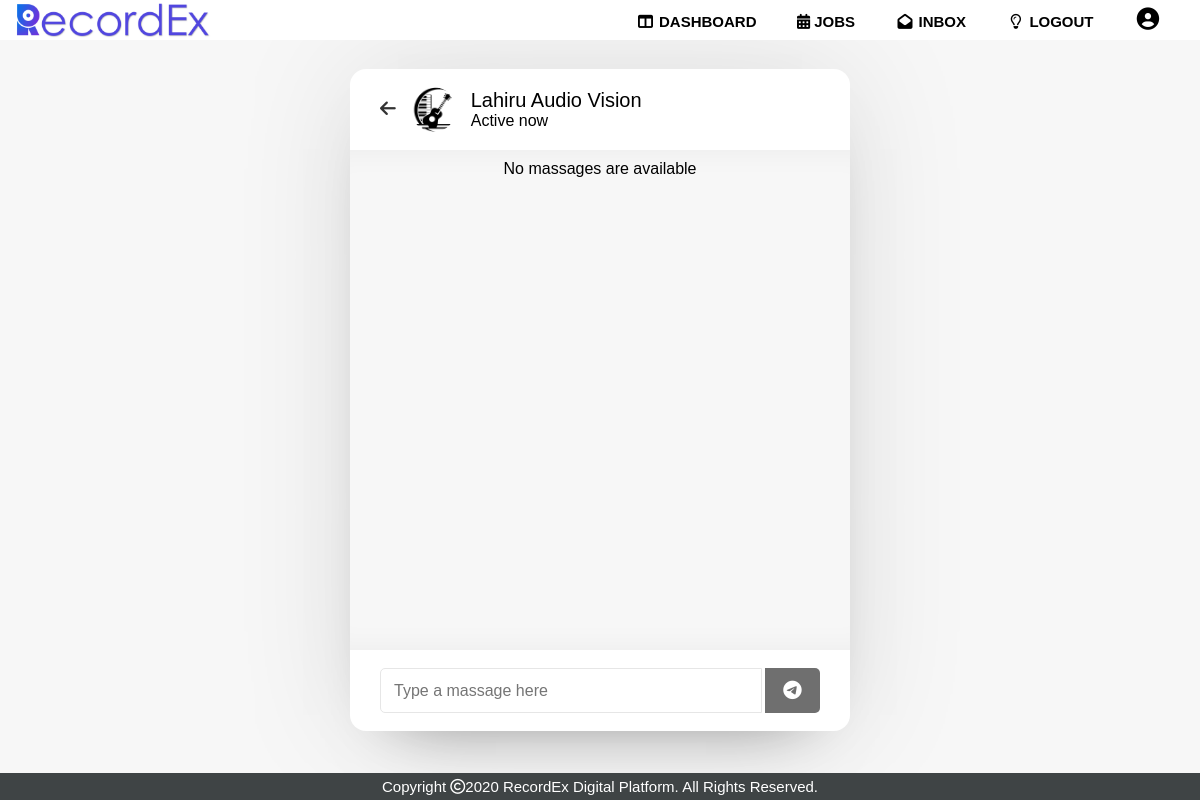
Page /view/customer/cust_chat.php?studio_id=36 (signed in) on the committed database.
### tables this page shows
CREATE TABLE `studio` (
  `studio_id` int(5) NOT NULL,
  `studio_name` varchar(100) NOT NULL,
  `s_address_line1` varchar(100) NOT NULL,
  `s_address_line2` varchar(100) NOT NULL,
  `s_city` varchar(100) NOT NULL,
  `distric` varchar(100) NOT NULL,
  `postalcode` varchar(100) NOT NULL,
  `s_email` varchar(100) NOT NULL,
  `password` varchar(200) NOT NULL,
  `s_tele_no` int(20) NOT NULL,
  `paypal` varchar(100) NOT NULL,
  `owner_id` int(100) NOT NULL,
  `profile` varchar(500) NOT NULL,
  `cover` varchar(500) NOT NULL,
  `description` text NOT NULL,
  `latitude` varchar(50) NOT NULL,
  `longitude` varchar(50) NOT NULL,
  `verified` tinyint(4) NOT NULL DEFAULT 0,
  `email_verified` tinyint(1) NOT NULL DEFAULT 0,
  `owner_verified` tinyint(1) NOT NULL DEFAULT 0,
  `blocked` int(1) NOT NULL DEFAULT 0,
  `status` varchar(10) NOT NULL DEFAULT 'Active now'
);

### view/customer/cust_chat.php (the view, shortened to what this page needs)
<?php
require_once('../../inc/connection.php');
if($_GET['studio_id']){
    $studio_id= $_GET['studio_id'];
}
?>
<!DOCTYPE html>
<html lang="en">
<head>
	<link rel="stylesheet"  href="../../css/inbox.css">
    <link rel="stylesheet" href="https://cdnjs.cloudflare.com/ajax/libs/font-awesome/5.15.2/css/all.min.css"/>
</head>
<?php require_once('../../inc/cust_dash_navbar.php');?>
<div class="myclass">
	<div class="wrapper">
		<section class="chat-area">
			<header>
                    <?php
                        $query1="SELECT * FROM studio WHERE studio_id = $studio_id";
                        $result_set1=mysqli_query($connection,$query1);
                        if($result_set1){
                                        $record1 = mysqli_fetch_assoc($result_set1);
                        }
                    ?>
                    <a href="cust_inbox.php" class="back-icon"><i class="fas fa-arrow-left"></i></a>
					<img src="../../img/studio/<?php echo $record1['profile']?>" alt="">
					<div class="details">
					<span><?php echo $record1['studio_name'] ?></span>
					<p><?php echo $record1['status']?> </p>
					</div>
			</header>
            <div class="chat-box" id= "chat">
                <?php
                    $query2="SELECT * FROM messages WHERE c_id=$user_id AND s_id=$studio_id ORDER BY msg_id ASC";
                    $result_set2=mysqli_query($connection,$query2);
                    $query3="SELECT profile FROM studio WHERE studio_id=$studio_id";
                    $result_set3=mysqli_query($connection,$query3);
                    $record3=mysqli_fetch_assoc($result_set3);
                    if(mysqli_num_rows($result_set2)>0){
                        while($record2=mysqli_fetch_assoc($result_set2)){
                            if($record2['outgoing_msg']){
                                echo '
                                    <div class="chat outgoing">
                                    <div class="details">
                                        <p>'.$record2['outgoing_msg'].'</p>
                                    </div>
                                     </div>
                                ';
                            }
                            elseif($record2['incoming_msg']){
                                echo '
                                    <div class="chat incoming">
                                    <img src="../../img/studio/'.$record3['profile'].'" alt="" class="">
                                    <div class="details">
                                        <p>'.$record2['incoming_msg'].'</p>
                                    </div>
                                    </div>
                                ';
                            }
                        }
                    }
                    else{
                       echo '<center><p>No massages are available</p> </center>';
                    }
                ?>
            </div>
            <form action="../../controller/customer/cust_inbox_controller.php"  method="post" class="typing-area">
                <input type="text" name="msg" id="inputMsg" placeholder="Type a massage here"  onkeyup='saveValue(this);'>
                <button type="submit" name="submit"><i class="fab fa-telegram-plane"></i></button>
            </form>
		</section>
	</div>
	<?php require_once('../../inc/minfooter.php'); ?>
</div>
</html>

### css/inbox.css (style rules this page uses)
* { margin: 0; padding: 0; box-sizing: border-box; text-decoration: none; font-family: 'Poppins', sans-serif; }
.myclass { display:flex; align-items: center; justify-content: center; min-height: 100vh; background: #f7f7f7; padding: 0px 10px; }
.wrapper { background: #fff; max-width: 500px; width: 100%; border-radius: 16px; box-shadow: 0 0 128px 0 rgba(0,0,0,0.1), 0 32px 64px -48px rgba(0,0,0,0.5); }
.wrapper img { object-fit: cover; border-radius: 50%; }
.chat-area header { display: flex; align-items: center; padding: 18px 30px; }
.chat-area header .back-icon { color: #333; font-size: 18px; }
.chat-area header img { height: 45px; width: 45px; margin: 0 15px; }
.chat-area header .details span { font-size: 20px; font-weight: 500; }
.chat-box { position: center; min-height: 500px; max-height: 500px; overflow-y: auto; padding: 10px 30px 20px 30px; background: #f7f7f7; box-shadow: inset 0 32px 32px -32px rgb(0 0 0 / 5%), inset 0 -32px 32px -32px rgb(0 0 0 / 5%); }
.typing-area { padding: 18px 30px; display: flex; justify-content: space-between; }
.typing-area input { height: 45px; width: calc(100% - 58px); font-size: 16px; padding: 0 13px; border: 1px solid #e6e6e6; outline: none; border-radius: 5px 0 0 5px; }
.typing-area button { color: #fff; width: 55px; border: none; outline: none; background: #333; font-size: 19px; cursor: pointer; opacity: 0.7; pointer-events: none; border-radius: 0 5px 5px 0; transition: all 0.3s ease; }

### inc/cust_dash_navbar.php (style rules this page uses)
* { padding: 0; margin: 0; text-decoration: none; list-style: none; box-sizing: border-box; }
header { font-family: sans-serif; }

### rows in the picture
studio: profile (picture), studio_name "Lahiru Audio Vision", status "Active now"
